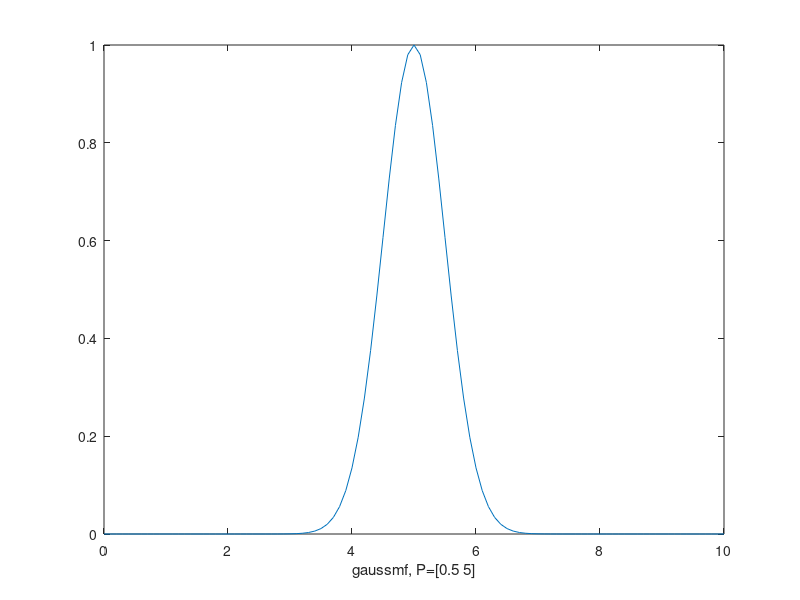

Source code (MATLAB):
%% Gaussian curve membership function - MATLAB gaussmf %%
x = 0:0.1:10;
y = gaussmf(x,[0.5 5]);
plot(x,y)
xlabel('gaussmf, P=[0.5 5]')